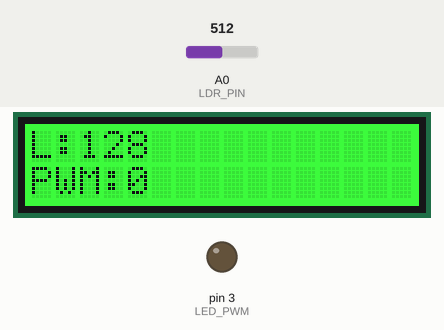
Simulated run of this sketch. Board: Arduino Uno, built with avr-gcc and run on an emulated ATmega328P. On the bench: 16×2 character LCD, output pins drawn as LEDs (lit = HIGH). Inputs (shaded band) come from the test bench; at power-on: A0 (LDR_PIN) = 512. What the sketch prints to the serial monitor is not drawn.

Above: at 3.2 s.
3.3 s: A0 (LDR_PIN) set to 412
At 4.0 s:
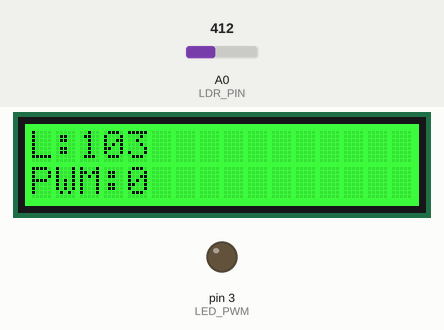
4.8 s: A0 (LDR_PIN) set to 390
At 5.9 s:
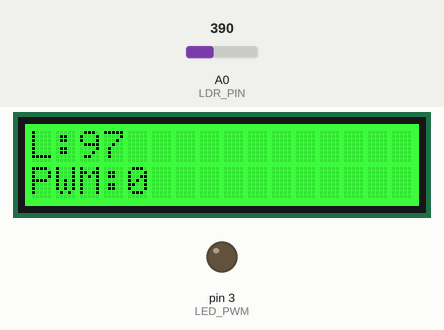
6.3 s: A0 (LDR_PIN) set to 20
At 7.0 s:
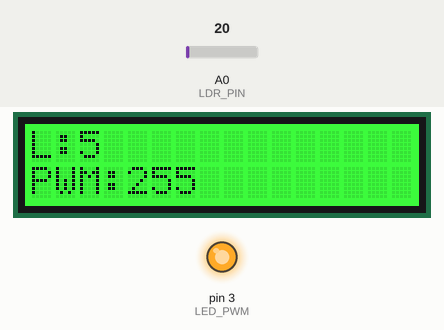
7.8 s: A0 (LDR_PIN) set to 102
At 8.8 s:
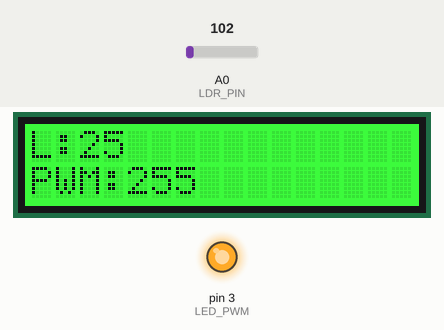
9.3 s: A0 (LDR_PIN) set to 120
At 10.7 s:
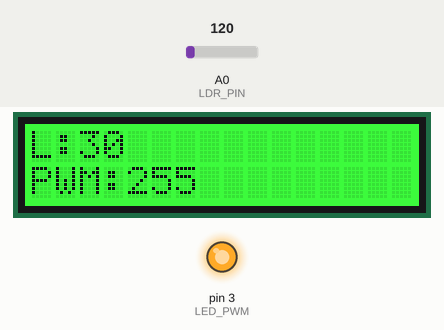
Timing chart, 0 to 12.0 s (numbered marks = the images above; inputs shaded):
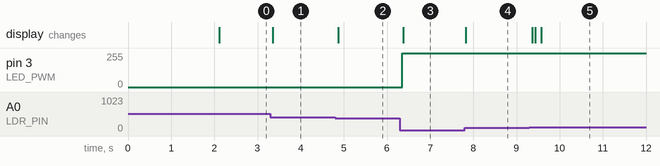

The sketch:

light_pid.ino
```cpp
#include <PID_v1_bc.h>
#include <rgb_lcd.h>
#include <Wire.h>

/* ================= PINOS ================= */

#define LED_PWM 3
#define LDR_PIN A0

/* ================= LCD ================= */

rgb_lcd lcd;

/* ================= PID ================= */

/*
  Input  -> valor lido no LDR
  Output -> PWM aplicado no LED
  Setpoint -> luminosidade desejada
*/

double Input;
double Output;
double Setpoint;

/* Ganhos PID */

double Kp = 8.9;
double Ki = 11.8;
double Kd = 0.104;

/* Controlador PID */

PID controladorPID(
  &Input,
  &Output,
  &Setpoint,
  Kp,
  Ki,
  Kd,
  DIRECT
);

/* ================= SETUP ================= */

void setup() {

  /* ---------- Serial (para o Gráfico) ---------- */

  Serial.begin(9600);

  /* ---------- LED ---------- */

  pinMode(LED_PWM, OUTPUT);

  /* ---------- LDR ---------- */

  pinMode(LDR_PIN, INPUT);

  /* ---------- LCD ---------- */

  lcd.begin(16, 2);

  /* Cor do LCD (R, G, B) */

  lcd.setRGB(0, 255, 0);

  lcd.setCursor(0, 0);
  lcd.print("Sistema PID");

  lcd.setCursor(0, 1);
  lcd.print("Inicializando");

  delay(2000);

  lcd.clear();

  /* ---------- SETPOINT ---------- */

  Setpoint = 30.5;

  /* ---------- LIMITES PID ---------- */

  controladorPID.SetOutputLimits(0, 255);

  /* ---------- ATIVA PID ---------- */

  controladorPID.SetMode(AUTOMATIC);
}

/* ================= LOOP ================= */

void loop() {

  /* ---------- LEITURA LDR ---------- */

  Input = analogRead(LDR_PIN);
  Input = Input/4;

  /* ---------- PID ---------- */

  controladorPID.Compute();

  /* ---------- PWM LED ---------- */

  analogWrite(LED_PWM, (int)Output);

  /* ---------- LCD ---------- */

  lcd.setCursor(0, 0);
  lcd.print("L:");
  lcd.print((int)Input);
  lcd.print("    ");

  lcd.setCursor(0, 1);
  lcd.print("PWM:");
  lcd.print((int)Output);
  lcd.print("   ");

  /* ---------- Envio de dados para o Gráfico ---------- */
  Serial.print("Luminosidade:");
  Serial.print(Input);
  Serial.print(",");
  Serial.print("PWM:");
  Serial.print(Output);
  Serial.print(",");
  Serial.print("Setpoint:");
  Serial.println(Setpoint);

  delay(50);
}
```

Measured:
- after the input at 3.3 s, the display: changes after 0.05 s (image 1)
- after the input at 4.8 s, the display: changes after 0.07 s (image 2)
- after the input at 6.3 s, pin 3 (LED_PWM): 0/255 → 255/255 after 0.05 s; the display: changes after 0.07 s (image 3)
- after the input at 7.8 s, the display: changes at once (image 4)
- after the input at 9.3 s, pin 3 (LED_PWM): 255/255 → 254/255 after 0.12 s, → 255/255 0.14 s later; the display: changes after 0.07 s (image 5)
